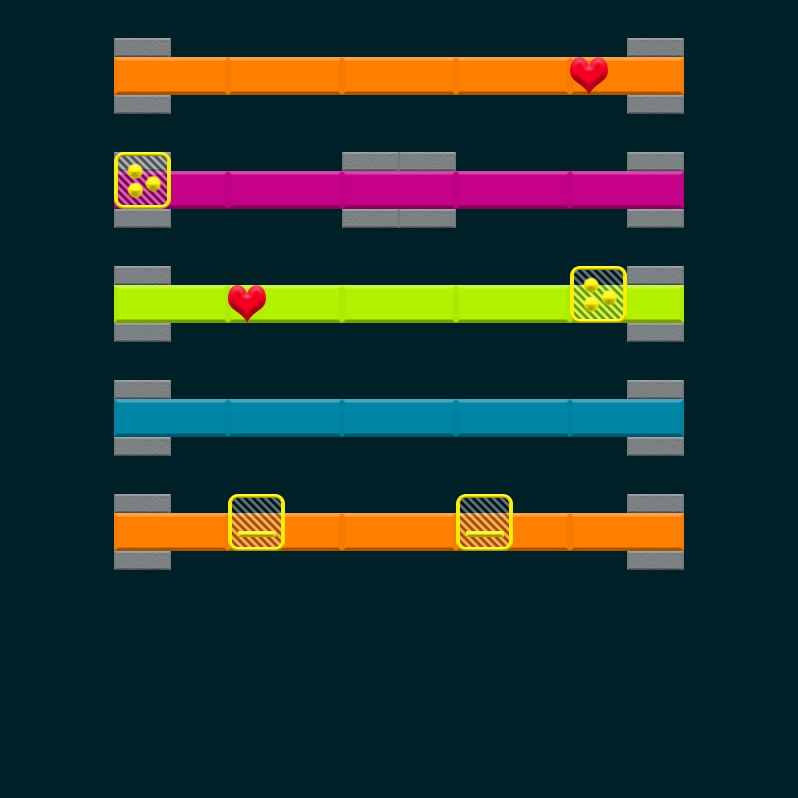

The image is a tile-based game level rendered from a .tmx file. Its description and source (layers, tilesets, objects; grid data summarised) follow:
An orthogonal 14x42 tile map with 57x19 px tiles, 2 tile layers (Bricks, Powerups), 3 tilesets.

<map version="1.0" tiledversion="1.0.3" orientation="orthogonal" renderorder="left-up" width="14" height="42" tilewidth="57" tileheight="19" backgroundcolor="#002028" nextobjectid="15">
 <properties>
  <property name="FinalBallSpeedPercentageIncrease" type="int" value="25" />
 </properties>
 <tileset firstgid="1" name="Bricks" tilewidth="114" tileheight="38" tilecount="18" columns="0">
  <tile id="0">
   <properties>
    <property name="HitsToDestroy" type="int" value="1" />
   </properties>
   <image width="114" height="38" source="../../../../SourceImages/Game/Brick-A1.png" />
  </tile>
  <tile id="1">
   <properties>
    <property name="HitsToDestroy" type="int" value="2" />
   </properties>
   <image width="114" height="38" source="../../../../SourceImages/Game/Brick-A2.png" />
  </tile>
  <tile id="2">
   <properties>
    <property name="HitsToDestroy" type="int" value="1" />
   </properties>
   <image width="114" height="38" source="../../../../SourceImages/Game/Brick-B1.png" />
  </tile>
  <tile id="3">
   <properties>
    <property name="HitsToDestroy" type="int" value="2" />
   </properties>
   <image width="114" height="38" source="../../../../SourceImages/Game/Brick-B2.png" />
  </tile>
  <tile id="4">
   <properties>
    <property name="HitsToDestroy" type="int" value="1" />
   </properties>
   <image width="114" height="38" source="../../../../SourceImages/Game/Brick-C1.png" />
  </tile>
  <tile id="5">
   <properties>
    <property name="HitsToDestroy" type="int" value="2" />
   </properties>
   <image width="114" height="38" source="../../../../SourceImages/Game/Brick-C2.png" />
  </tile>
  <tile id="6">
   <properties>
    <property name="HitsToDestroy" type="int" value="1" />
   </properties>
   <image width="114" height="38" source="../../../../SourceImages/Game/Brick-D1.png" />
  </tile>
  <tile id="7">
   <properties>
    <property name="HitsToDestroy" type="int" value="2" />
   </properties>
   <image width="114" height="38" source="../../../../SourceImages/Game/Brick-D2.png" />
  </tile>
  <tile id="8">
   <properties>
    <property name="HitsToDestroy" type="int" value="-1" />
   </properties>
   <image width="114" height="38" source="../../../../SourceImages/Game/Brick-E1.png" />
  </tile>
  <tile id="9">
   <properties>
    <property name="HitsToDestroy" type="int" value="1" />
   </properties>
   <image width="57" height="19" source="../../../../SourceImages/Game/SmallBrick-A1.png" />
  </tile>
  <tile id="10">
   <properties>
    <property name="HitsToDestroy" type="int" value="2" />
   </properties>
   <image width="57" height="19" source="../../../../SourceImages/Game/SmallBrick-A2.png" />
  </tile>
  <tile id="11">
   <properties>
    <property name="HitsToDestroy" type="int" value="1" />
   </properties>
   <image width="57" height="19" source="../../../../SourceImages/Game/SmallBrick-B1.png" />
  </tile>
  <tile id="12">
   <properties>
    <property name="HitsToDestroy" type="int" value="2" />
   </properties>
   <image width="57" height="19" source="../../../../SourceImages/Game/SmallBrick-B2.png" />
  </tile>
  <tile id="14">
   <properties>
    <property name="HitsToDestroy" type="int" value="1" />
   </properties>
   <image width="57" height="19" source="../../../../SourceImages/Game/SmallBrick-C1.png" />
  </tile>
  <tile id="15">
   <properties>
    <property name="HitsToDestroy" type="int" value="2" />
   </properties>
   <image width="57" height="19" source="../../../../SourceImages/Game/SmallBrick-C2.png" />
  </tile>
  <tile id="16">
   <properties>
    <property name="HitsToDestroy" type="int" value="1" />
   </properties>
   <image width="57" height="19" source="../../../../SourceImages/Game/SmallBrick-D1.png" />
  </tile>
  <tile id="17">
   <properties>
    <property name="HitsToDestroy" type="int" value="2" />
   </properties>
   <image width="57" height="19" source="../../../../SourceImages/Game/SmallBrick-D2.png" />
  </tile>
  <tile id="18">
   <properties>
    <property name="HitsToDestroy" type="int" value="-1" />
   </properties>
   <image width="57" height="19" source="../../../../SourceImages/Game/SmallBrick-E1.png" />
  </tile>
 </tileset>
 <tileset firstgid="20" name="Powerups" tilewidth="57" tileheight="57" tilecount="6" columns="0">
  <tile id="0">
   <properties>
    <property name="PowerupType" type="int" value="3" />
   </properties>
   <image width="57" height="57" source="../../../../SourceImages/Game/PowerupFireball.png" />
  </tile>
  <tile id="1">
   <properties>
    <property name="PowerupType" type="int" value="1" />
   </properties>
   <image width="57" height="57" source="../../../../SourceImages/Game/PowerupLargerPaddle.png" />
  </tile>
  <tile id="2">
   <properties>
    <property name="PowerupType" type="int" value="2" />
   </properties>
   <image width="57" height="57" source="../../../../SourceImages/Game/PowerupMultiBall.png" />
  </tile>
  <tile id="3">
   <properties>
    <property name="PowerupType" type="int" value="4" />
   </properties>
   <image width="57" height="57" source="../../../../SourceImages/Game/PowerupBullets.png" />
  </tile>
  <tile id="4">
   <properties>
    <property name="PowerupType" type="int" value="5" />
   </properties>
   <image width="57" height="57" source="../../../../SourceImages/Game/PowerupRockets.png" />
  </tile>
  <tile id="5">
   <properties>
    <property name="PowerupType" type="int" value="6" />
   </properties>
   <image width="38" height="38" source="../../../../SourceImages/Game/LifeUp.png" />
  </tile>
 </tileset>
 <tileset firstgid="26" name="Wormholes" tilewidth="57" tileheight="57" tilecount="2" columns="0">
  <tile id="2">
   <image width="57" height="57" source="../../../../SourceImages/Game/WormholeIn.png" />
  </tile>
  <tile id="3">
   <image width="57" height="57" source="../../../../SourceImages/Game/WormholeOut.png" />
  </tile>
 </tileset>
 <layer name="Bricks" width="14" height="42">
  <data>[588 cells, 49 non-empty, 5 distinct tile ids]</data>
 </layer>
 <layer name="Powerups" width="14" height="42">
  <data>[588 cells, 6 non-empty, 3 distinct tile ids]</data>
 </layer>
 <objectgroup name="Wormholes" />
</map>
